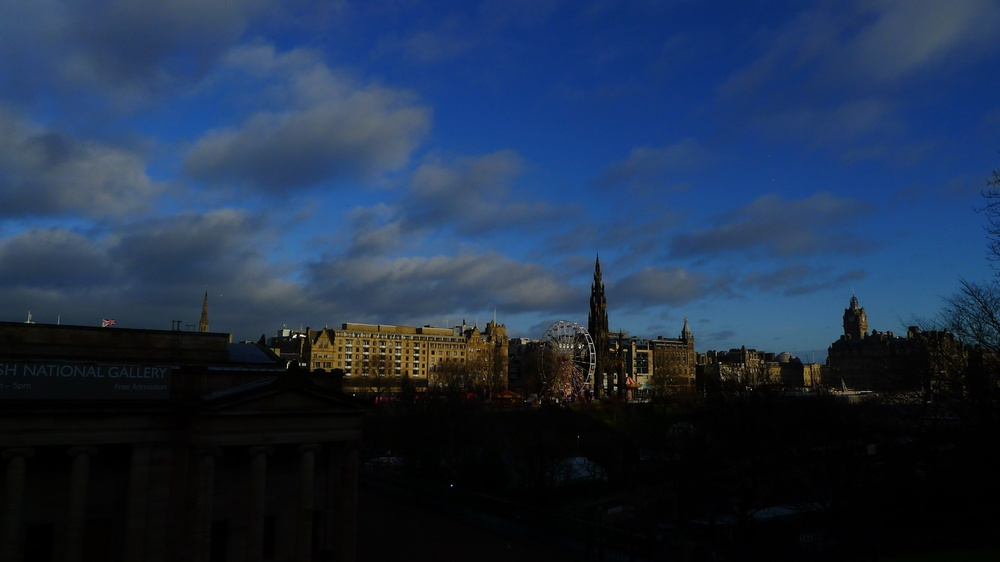
//> input picture trunk/projectFiles/ImageRegistration/images/Edinburgh/P1020295.JPG, 1000 x 562 px, shrunk from 1600 x 900 before the run
$ ./MotionEstimationRegistration   (built with g++ and OpenCV 4)
//> lines starting //> are read from the running program, lines starting //| are printed output that depends on the picture
#include <stdio.h>
#include <stdlib.h>
#include <cv.h>
#include <highgui.h>
#include <math.h>

/*******************************************
 * defines
 *******************************************/
#define BLOCKSIZE 1
#define SEARCHRANGE 5
#define PYRAMIDLEVEL 5

/*******************************************
 * struct definition
 *******************************************/
struct blockMotionVector{
	int x;
	int y;
	int shiftX;
	int shiftY;
	struct blockMotionVector *nextPtr;
};

struct distanceFrequencyNode{
	int shiftX;
	int shiftY;
	long frequency;
	struct distanceFrequencyNode *nextPtr;
};


/*******************************************
 * typedef
 *******************************************/
typedef struct blockMotionVector BlockMotionVector;
typedef BlockMotionVector *BlockMotionVectorPtr;

typedef struct distanceFrequencyNode DistanceFrequencyNode;
typedef DistanceFrequencyNode *DistanceFrequencyNodePtr;


/** Function isQueueEmpty(BlockMotionVectorPtr headPtr)
 *		To judge if the queue is empty
 *	Return:
 *		if ture, return 1, otherwise, 0
 */
int isMotionVectorQueueEmpty(BlockMotionVectorPtr headPtr){
	return headPtr == NULL;
}

/** Function enqueueMotionVectors(BlockMotionVectorPtr *headPtr, BlockMotionVectorPtr *tailPtr, int x, int y, int shiftX, int shiftY)
 *		To insert an new node to the end of the queue
 *	Parameters:
 *		headPtr: address of head node of the queue
 *		tailPtr: address of head node of the queue
 *		x, y: position information of the block, in current frame
 *		shiftX, shiftY: shift information of the block, which is named motion vector
 */
void enqueueMotionVectors(BlockMotionVectorPtr *headPtr, BlockMotionVectorPtr *tailPtr,
						  int x, int y, int shiftX, int shiftY){

	BlockMotionVectorPtr newVectorPtr;
	newVectorPtr = (BlockMotionVectorPtr)malloc(sizeof(BlockMotionVector));

	if(newVectorPtr != NULL){
		newVectorPtr->x = x;
		newVectorPtr->y = y;
		newVectorPtr->shiftX = shiftX;
		newVectorPtr->shiftY = shiftY;
		newVectorPtr->nextPtr = NULL;

		if(isMotionVectorQueueEmpty(*headPtr)){
			*headPtr = newVectorPtr;
		} else {
			(*tailPtr)->nextPtr = newVectorPtr;
		}

		*tailPtr = newVectorPtr;
	} else{
		fprintf(stderr, "Error: New Motion vector is not inserted, Out of memory?\n");
		exit(-1);
	}

}

/** Function isDistanceFrequencyQueueEmpty(DistanceFrequencyNodePtr headPtr)
 *		To judge if the queue is empty
 *	Return:
 *		if ture, return 1, otherwise, 0
 */
int isDistanceFrequencyQueueEmpty(DistanceFrequencyNodePtr headPtr){
	return headPtr == NULL;
}


void enqueueDistanceFrequency(DistanceFrequencyNodePtr *headPtr, DistanceFrequencyNodePtr *tailPtr, int sX, int sY){

	if(isDistanceFrequencyQueueEmpty(*headPtr)){
	//The first node to enter the queue
		DistanceFrequencyNodePtr newDistancePtr;
		newDistancePtr = (DistanceFrequencyNodePtr)malloc(sizeof(DistanceFrequencyNode));

		if(newDistancePtr != NULL){
			newDistancePtr->shiftX = sX;
			newDistancePtr->shiftY = sY;
			newDistancePtr->frequency = 1;
			newDistancePtr->nextPtr = NULL;

			*headPtr = newDistancePtr;

			*tailPtr = newDistancePtr;
		} else{
			fprintf(stderr, "Error: New Distance Frequency is not inserted, Out of memory?\n");
			exit(-1);
		}
	} else{
	//Not the first to enter the queue, compare from head, then consider insertion
		DistanceFrequencyNodePtr tempPtr;
		tempPtr = (DistanceFrequencyNodePtr)malloc(sizeof(DistanceFrequencyNode));

		if(tempPtr != NULL){
			tempPtr = *headPtr;
		} else{
			fprintf(stderr, "Error: New Temp Distance Frequency is not inserted, Out of memory?\n");
			exit(-1);
		}

		int isDistanceInQueue = 0;

		while(tempPtr != NULL){
			if(sX == tempPtr->shiftX && sY == tempPtr->shiftY){
				tempPtr->frequency++;
				isDistanceInQueue = 1;
				break;
			} else {
				tempPtr = tempPtr->nextPtr;
			}
		}

		if(!isDistanceInQueue){
			DistanceFrequencyNodePtr newDistancePtr;
			newDistancePtr = (DistanceFrequencyNodePtr)malloc(sizeof(DistanceFrequencyNode));

			if(newDistancePtr != NULL){
				newDistancePtr->shiftX = sX;
				newDistancePtr->shiftY = sY;
				newDistancePtr->frequency = 1;
				newDistancePtr->nextPtr = NULL;

				(*tailPtr)->nextPtr = newDistancePtr;

				*tailPtr = newDistancePtr;
			} else{
				fprintf(stderr, "Error: New Distance Frequency is not inserted, Out of memory?\n");
				exit(-1);
			}
		}

		//free(tempPtr);
	}
}

/** Function square(int a)
 *		To compute square value of integer a
 *	Return:
 *		double value of a^2
 */
double square(int a)
{
	return a * a;
}

/** Function getPixel(const IplImage* image, int x, int y)
 *		returns value between 0 and 255 of pixel at image position (x,y)
 *	Return:
 *		grayvalue of pixel(x, y)
 *	Used for testing in segmentation
 */
unsigned char getPixel(const IplImage* image, int x, int y){
  return ((unsigned char*)(image->imageData + image->widthStep * y))[x * image->nChannels];
}

/** Function allocateOnDemand( IplImage **img, CvSize size, int depth, int channels )
 *		it allocates the requested image
 *		unless that image is already non-NULL.  It always leaves a non-NULL image as-is even
 *		if that image's size, depth, and/or channels are different than the request.
 */
void allocateOnDemand( IplImage **img, CvSize size, int depth, int channels )
{
	if ( *img != NULL )	return;

	*img = cvCreateImage( size, depth, channels );
	if ( *img == NULL )
	{
		fprintf(stderr, "Error: Couldn't allocate image.  Out of memory?\n");
		exit(-1);
	}
}


/** Function shrinkImage(const IplImage * srcImage, IplImage ** dstImage, int downwardLevel)
 *		Shrink image to form a image pyramid according to the level that defined at macro
 */
void shrinkImage(const IplImage * srcImage, IplImage ** dstImage, int downwardLevel){
	if(downwardLevel == 0) return;

	IplImage * tempImage = NULL;

	allocateOnDemand(&tempImage, cvSize(srcImage->width / 2, srcImage->height / 2), srcImage->depth, srcImage->nChannels);

	cvPyrDown(srcImage, tempImage, CV_GAUSSIAN_5x5);

	if(downwardLevel == 1){
		//allocateOnDemand(dstImage, cvGetSize(tempImage), tempImage->depth, tempImage->nChannels);
		*dstImage = cvCloneImage(tempImage);
		cvReleaseImage(&tempImage);
	} else{
		downwardLevel--;
		shrinkImage(tempImage, dstImage, downwardLevel);
	}
}

/** Function getBlockShift(IplImage * referenceFrame, IplImage * currentFrame, BlockMotionVectorPtr *headPtr, BlockMotionVectorPtr *tailPtr)
 *		Main function of block matching algorithm that are used in motion estimation, block size is preprocessored, as well as search range
 *		The final motion vector is stored as a node which is then insert to a queue
 *  Parameters:
 *		*referenceFrame: reference frame pointer, which points to the reference image, the previous one.
 *		*currentFrame: current frame pointer, which points to the second image where motion has occured in contrast to the reference frame
 *		*headPtr: head node address of the queue
 *		*tailPtr: tail node address of the queue
 */
void getBlockShift(IplImage * referenceFrame, IplImage * currentFrame, BlockMotionVectorPtr *headPtr, BlockMotionVectorPtr *tailPtr){
	int imageWidth = referenceFrame->width;
	int imageHeight = referenceFrame->height;

	int imageIndexX, imageIndexY;
	int rangeShiftX, rangeShiftY;
	int blockIndexX, blockIndexY;

	double smallestSquareSum = 10000.0000;
	int smallestShifts[2];

	double squareSumMatrix[SEARCHRANGE * SEARCHRANGE] = {10000.0000};
	int matrixIndex = 0;


	//calculation loop, adjust here for pixelwise or blockwise
	for(imageIndexX = 0; imageIndexX < imageWidth - BLOCKSIZE; imageIndexX+=BLOCKSIZE)
		for(imageIndexY = 0; imageIndexY < imageHeight - BLOCKSIZE; imageIndexY+=BLOCKSIZE){

			//smallestSquareSum = 10000.0000;
			smallestShifts[0] = 0;
			smallestShifts[1] = 0;


			int isFirstSumInRange = 1;

			for(rangeShiftX = -SEARCHRANGE; rangeShiftX < SEARCHRANGE; rangeShiftX++)
				for(rangeShiftY = -SEARCHRANGE; rangeShiftY < SEARCHRANGE; rangeShiftY++){


					int isThePositionOutOfRange = 0;
					double sum = 0;

					//double temp;
					//int isOutOfRange;

					for(blockIndexX = imageIndexX; blockIndexX < imageIndexX + BLOCKSIZE; blockIndexX++)
						for(blockIndexY = imageIndexY; blockIndexY < imageIndexY + BLOCKSIZE; blockIndexY++){

							//Control the calculated point inside the image range
							if(blockIndexX < imageWidth && blockIndexY < imageHeight && (blockIndexX + rangeShiftX) >= 0 && (blockIndexX + rangeShiftX) < imageWidth && (blockIndexY + rangeShiftY) >= 0 && (blockIndexY + rangeShiftY) < imageHeight){
								int grayDiff = getPixel(currentFrame, blockIndexX, blockIndexY) - getPixel(referenceFrame, blockIndexX + rangeShiftX, blockIndexY + rangeShiftY);
								sum += grayDiff * grayDiff;
							} else{
								isThePositionOutOfRange = 1;
							}
						}

					//squareSumMatrix[matrixIndex] = sum;
					//matrixIndex++;
					if(!isThePositionOutOfRange){
						if(isFirstSumInRange){
							smallestSquareSum = sum;
							smallestShifts[0] = rangeShiftX;
							smallestShifts[1] = rangeShiftY;
							isFirstSumInRange = 0;
						} else{
							if(sum <= smallestSquareSum){
								smallestSquareSum = sum;
								smallestShifts[0] = rangeShiftX;
								smallestShifts[1] = rangeShiftY;
							}
						}
					}

				}
				enqueueMotionVectors(headPtr, tailPtr, imageIndexX, imageIndexY, smallestShifts[0], smallestShifts[1]);

		}
}


/** Function getImageShift(BlockMotionVectorPtr motionVectorQueueNode, DistanceFrequencyNodePtr *headPtr, DistanceFrequencyNodePtr *tailPtr, int shiftCo[])
 *		Find the shift array that stores the x and y shift of the current frame, which will be shifted to do the registration
 */
void getImageShift(BlockMotionVectorPtr motionVectorQueueNode, DistanceFrequencyNodePtr *headPtr, DistanceFrequencyNodePtr *tailPtr, int shiftCo[]){
	long count = 0;
	double sum = 0;

	if(motionVectorQueueNode == NULL){
		fprintf(stderr, "Error: Motion Vector Queue is empty\n");
		exit(-1);
	} else{
		while(motionVectorQueueNode != NULL){
			if(motionVectorQueueNode->shiftX != 0 || motionVectorQueueNode->shiftY != 0){
				enqueueDistanceFrequency(headPtr, tailPtr, motionVectorQueueNode->shiftX, motionVectorQueueNode->shiftY);

				count++;
			}
			motionVectorQueueNode = motionVectorQueueNode->nextPtr;
		}

		DistanceFrequencyNodePtr tempPtr;
		tempPtr = (DistanceFrequencyNodePtr)malloc(sizeof(DistanceFrequencyNode));

		if(tempPtr != NULL){
			tempPtr = *headPtr;
		} else{
			fprintf(stderr, "Error: New Temp Distance Frequency is not inserted, Out of memory?\n");
			exit(-1);
		}


		double smallestDistance = sqrt(square(tempPtr->shiftX) + square(tempPtr->shiftY));
		int largestFrequency = tempPtr->frequency;
		int shiftX = tempPtr->shiftX;
		int shiftY = tempPtr->shiftY;
		tempPtr = tempPtr->nextPtr;


		while(tempPtr != NULL){

			if(sqrt(square(tempPtr->shiftX) + square(tempPtr->shiftY)) <= smallestDistance && tempPtr->frequency >= largestFrequency){
				smallestDistance = sqrt(square(tempPtr->shiftX) + square(tempPtr->shiftY));
				largestFrequency = tempPtr->frequency;
				shiftX = tempPtr->shiftX;
				shiftY = tempPtr->shiftY;
			}

			tempPtr = tempPtr->nextPtr;
		}

		*shiftCo = shiftX * pow(2.0, PYRAMIDLEVEL);
		*(shiftCo + 1) = shiftY * pow(2.0, PYRAMIDLEVEL);
	}
}


/****************************************************************************************************************************
 * Main Function
 ****************************************************************************************************************************/
int main(void){

	//Read images
	IplImage * refFrame = cvLoadImage("images/test/P1020295.JPG");
//> refFrame is the input picture: 562 rows x 1000 cols, CV_8UC3; mean B, G, R 74.5, 48.5, 31
	IplImage * curFrame = cvLoadImage("images/test/P1020296.JPG");
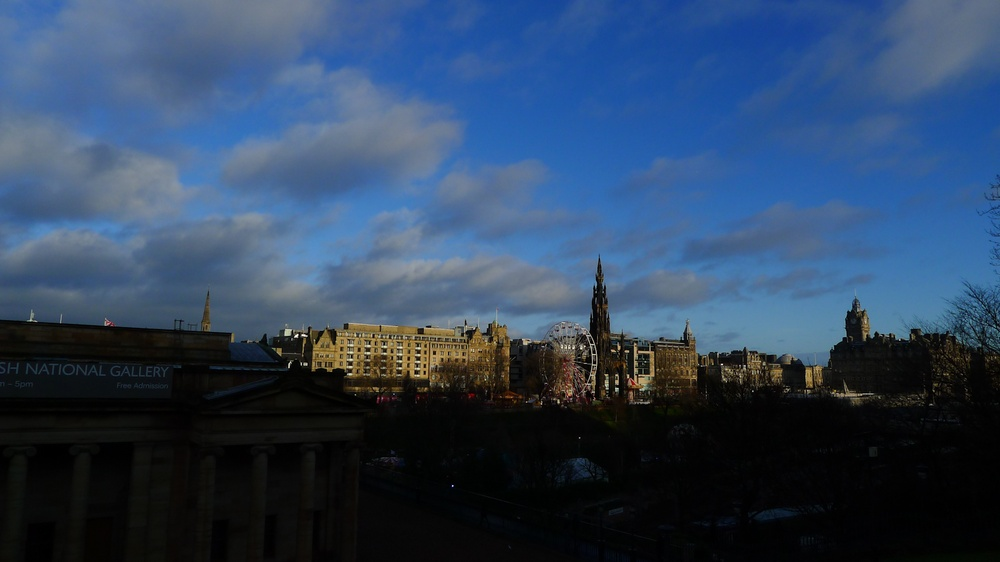
//> input picture trunk/projectFiles/ImageRegistration/images/Edinburgh/P1020296.JPG, 1000 x 562 px, shrunk from 1600 x 900 before the run
//> curFrame is the input picture: 562 rows x 1000 cols, CV_8UC3; mean B, G, R 95.8, 68.5, 47.4

	BlockMotionVectorPtr headMotionVectorPtr = NULL;
	BlockMotionVectorPtr tailMotionVectorPtr = NULL;

	DistanceFrequencyNodePtr headDistanceFrequencyPtr = NULL;
	DistanceFrequencyNodePtr tailDistanceFrequencyPtr = NULL;

	/*
	cvNamedWindow("test", 1);
	cvShowImage("test", refFrame);
	cvWaitKey(0);
	*/
	//Covert to grayscale images

	IplImage * refGrayPlane = NULL, * curGrayPlane = NULL, *segmentedImage = NULL,
			 * shrunkrefPlane = NULL, * shrunkcurPlane = NULL, * newFrame = NULL;

	allocateOnDemand(&newFrame, cvGetSize(curFrame), curFrame->depth, curFrame->nChannels);

	allocateOnDemand(&refGrayPlane, cvGetSize(refFrame), IPL_DEPTH_8U, 1);
	cvCvtColor(refFrame, refGrayPlane, CV_BGR2GRAY);
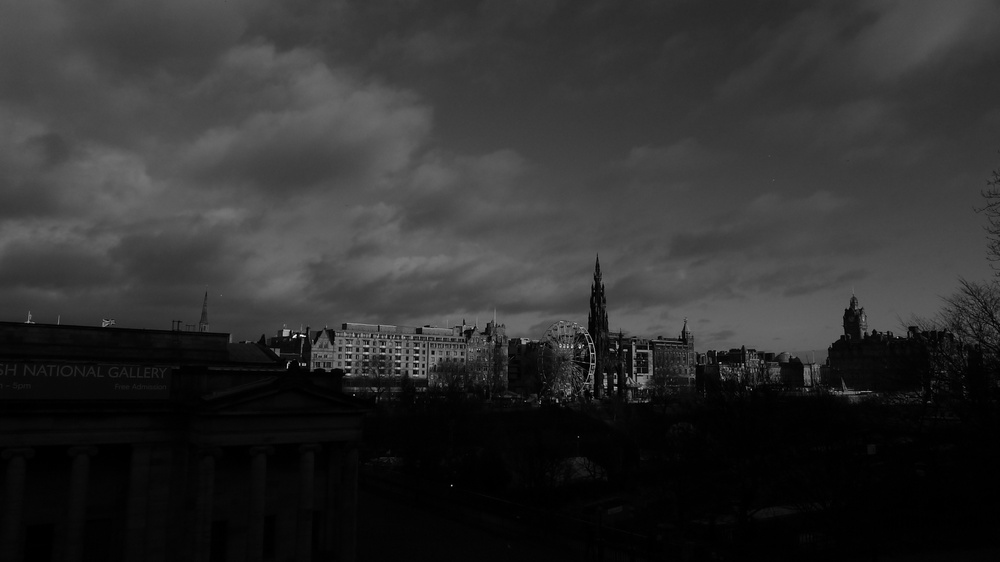
//> refGrayPlane: 562 rows x 1000 cols, CV_8UC1; min 0, max 254, mean 46.2

	allocateOnDemand(&curGrayPlane, cvGetSize(curFrame), IPL_DEPTH_8U, 1);
	cvCvtColor(curFrame, curGrayPlane, CV_BGR2GRAY);
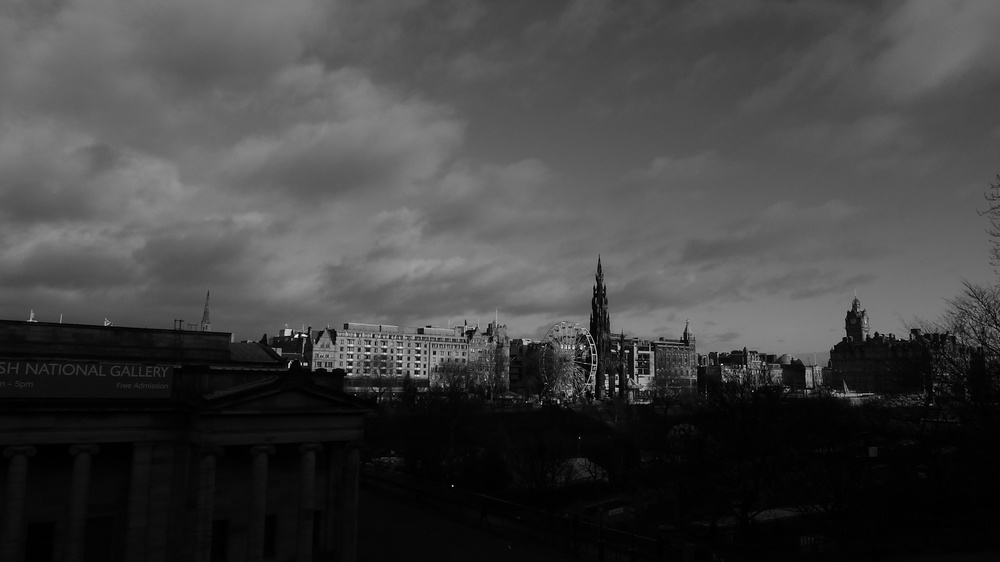
//> curGrayPlane: 562 rows x 1000 cols, CV_8UC1; min 0, max 253, mean 65.3

	allocateOnDemand(&segmentedImage, cvGetSize(curFrame), IPL_DEPTH_8U, 1);

	shrinkImage(refGrayPlane, &shrunkrefPlane, PYRAMIDLEVEL);
//> call 3 of shrinkImage, with downwardLevel = 3
//> in shrinkImage (call 3), `cvPyrDown(srcImage, tempImage, CV_GAUSSIAN_5x5);`:
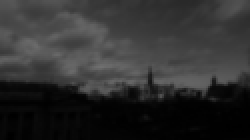
//> tempImage: 70 rows x 125 cols, CV_8UC1 (shown 2 times larger); min 0, max 112, mean 46.8
//> in shrinkImage (call 3), `shrinkImage(tempImage, dstImage, downwardLevel);`: downwardLevel = 2
//> in shrinkImage, `shrinkImage(tempImage, dstImage, downwardLevel);`: downwardLevel = 4
	shrinkImage(curGrayPlane, &shrunkcurPlane, PYRAMIDLEVEL);
//> in shrinkImage (call 8), `cvPyrDown(srcImage, tempImage, CV_GAUSSIAN_5x5);`:
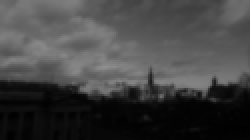
//> tempImage: 70 rows x 125 cols, CV_8UC1 (shown 2 times larger); min 0, max 144, mean 66.1
	/*
	shrinkImage(refGrayPlane, &shrunkImage, 2);
	cvNamedWindow("ShunkImage", 1);
	cvShowImage("ShunkImage", shrunkImage);
	cvWaitKey(0);
	*/

	//Without pyramid
	//getBlockShift(refGrayPlane, curGrayPlane, &headMotionVectorPtr, &tailMotionVectorPtr);

	//Do with pyramid to speed up
	getBlockShift(shrunkrefPlane, shrunkcurPlane, &headMotionVectorPtr, &tailMotionVectorPtr);
//> the loop in getBlockShift, `for(imageIndexX = 0; imageIndexX < imageWidth - BLOCKSIZE; imageIndexX..` made 30 passes
//> smallestSquareSum on passes 1 to 12: 0, 0, 0, 0, 0, 1, 0, 0, 0, 0, 1, 0
//> after the loop in getBlockShift, `for(imageIndexX = 0; imageIndexX < imageWidth - BLOCKSIZE; imageIndexX..`: smallestShifts = [-4, 1]; smallestSquareSum = 0


	// [7 lines of commented-out code are left out]

	int shiftArray[2] = {0};

//> (the run ends here: the program crashes, at `motionVectorQueueNode = motionVectorQueueNode->nextPtr;`)
